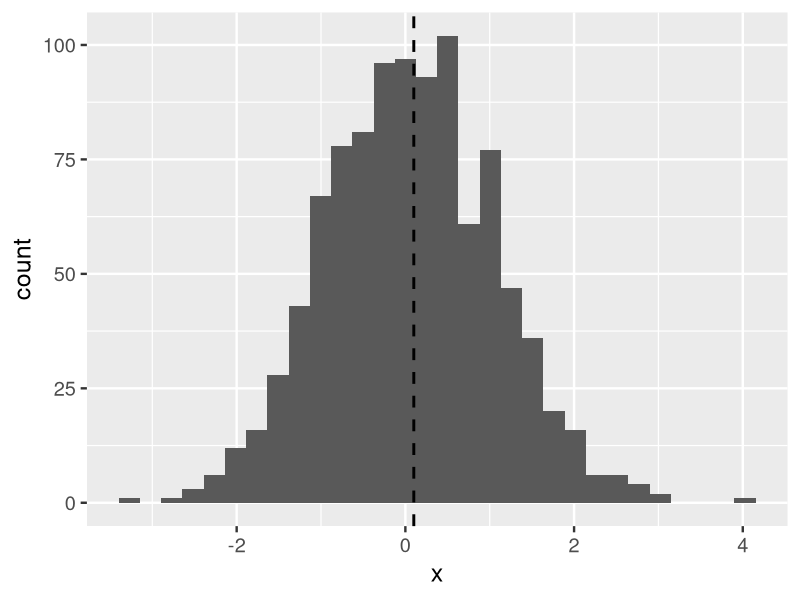
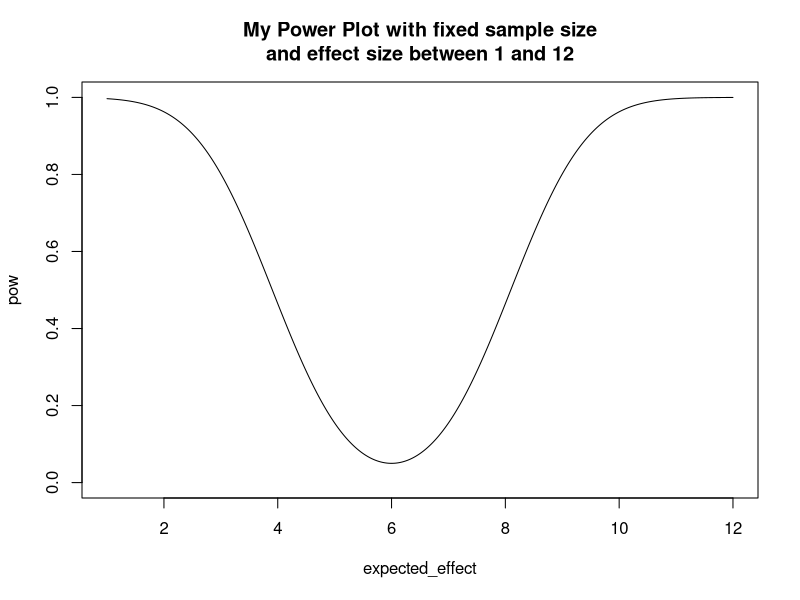

Reproduce these figures in R, in order.
## ---- chunk 1
options(htmltools.dir.version = FALSE)
knitr::opts_chunk$set(echo = FALSE, message = FALSE, fig.align = 'center', dev = 'svg', fig.height = 4)
library(tidyverse)
ggplot2::theme_set(theme_gray(base_size = 18))
## ---- chunk 2
ggplot(data = data_frame(x = rnorm(1000, 0.1, 1))) +
  geom_histogram(mapping = aes(x = x)) +
  geom_vline(xintercept = 0.1, linetype = "dashed", size = 1)
## ---- chunk 3
set.seed(123)
t.test(rnorm(6, 0.1, 1))
## ---- chunk 4
set.seed(123)
t.test(rnorm(60, 0.1, 1))
## ---- chunk 5
set.seed(123)
t.test(rnorm(600, 0.1, 1))
## ---- chunk 6
#' @param theta alternative hypothesis
#' @param mu null hypothesis
#' @param var variance
#' @param n population or sample size
#' @param alpha significance level 
power <- function(theta, mu, var, n, alpha = 0.05) {
  # upper and lower critical values
  crit_lo <- qnorm(alpha / 2, mu, sqrt(var / n)) 
  crit_up <- qnorm(1 - alpha / 2, mu, sqrt(var / n))
  # probability of obtaining more extreme values than critical values under
  # alternative hypothesis
  pr_up <- pnorm(crit_up, theta, sd = sqrt(var / n), lower.tail = FALSE)
  pr_lo <- pnorm(crit_lo, theta, sd = sqrt(var / n))
  # sum up both tails
  pr_lo + pr_up
}
## ---- chunk 7
power(theta = 9, mu = 6, var = 16, n = 14)
## ---- chunk 8
expected_effect <- seq(1, 12, by = 0.01)
pow <- power(expected_effect, mu = 6, var = 16, n = 14)
plot(expected_effect, pow, type = "l", ylim = c(0, 1), main = "My Power Plot with fixed sample size\nand effect size between 1 and 12")
## ---- chunk 9
groupmeans <- c(120, 130, 140, 150)
power.anova.test(groups = length(groupmeans), 
                 between.var = var(groupmeans), 
                 within.var = 200, power = .8)
## ---- chunk 10
library(pwr)
cohen.ES(test = "t", size = "medium")
## ---- chunk 11
pwr.t.test(n = 30, d = 0.5, sig.level = 0.05)
## ---- chunk 12
pwr.t.test(d = 0.5, power = 0.80, sig.level = 0.05)
## ---- chunk 13
pwr.t2n.test(n1 = 28, n2 = 35, d = 0.5)
